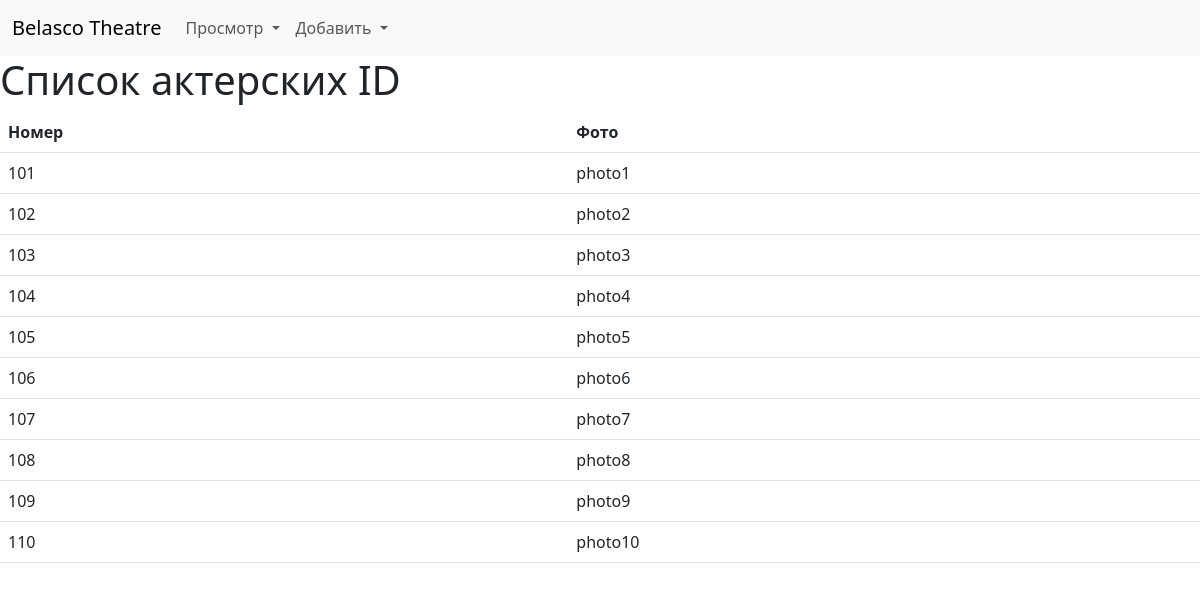
The app's page /actor_ids/, older data.
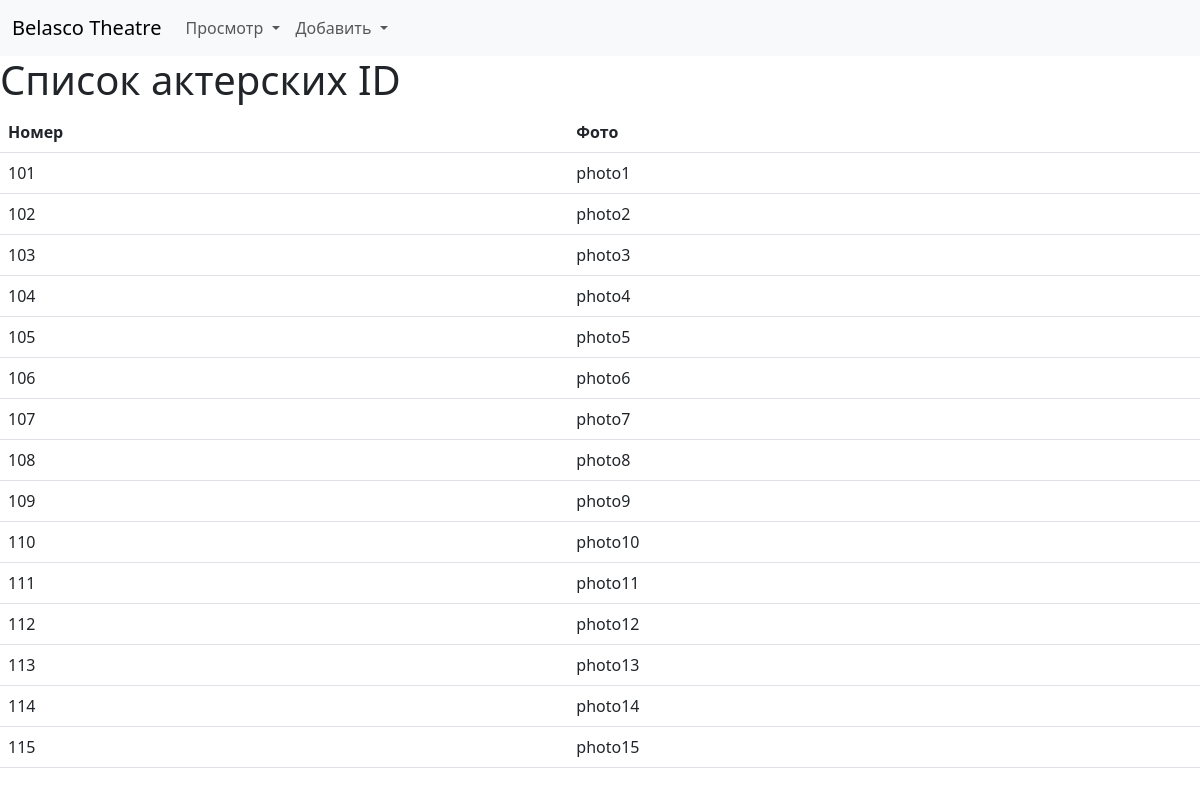
The same page, newer data.
### core/models.py (models this page shows, shortened)
class ActorId(models.Model):
    number = models.CharField(
        'Номер', max_length=255, unique=True, primary_key=True
    )
    photo = models.CharField('Фото', max_length=255, null=True)
    class Meta:
        verbose_name = 'ID-карта'
        verbose_name_plural = 'ID-карты'
        ordering = ('number',)

### core/views.py (the view)
# urls.py: path('actor_ids/', views.ActorIdList.as_view(), name='actor_ids'),
class ActorIdList(ListView):
    model = models.ActorId
    template_name = 'core/actor_ids.html'
    context_object_name = 'actor_ids'

### core/templates/core/actor_ids.html (shortened to what this page needs)
{% extends 'core/base.html' %}
{% block content %}
    <h1>Список актерских ID</h1>
    <table class="table table-hover">
        <thead>
            <tr>
                <th scope="col">Номер</th>
                <th scope="col">Фото</th>
            </tr>
        </thead>
        <tbody>
            {% for actor_id in actor_ids %}
                <tr>
                    <td>{{ actor_id.number }}</td>
                    <td>{{ actor_id.photo }}</td>
                </tr>
            {% endfor %}
        </tbody>
    </table>
{% endblock %}

### core/templates/core/base.html (shortened to what this page needs)
<!doctype html>
<html lang="en">
    <head>
        <link href="https://cdn.jsdelivr.net/npm/bootstrap@5.3.0-alpha3/dist/css/bootstrap.min.css"
              rel="stylesheet"
>
    </head>
    <body>
        <nav class="navbar navbar-expand-lg bg-body-tertiary">
            <div class="container-fluid">
                <a class="navbar-brand" href="#">Belasco Theatre</a>
                <div class="collapse navbar-collapse" id="navbarNavDropdown">
                    <ul class="navbar-nav">
                        <li class="nav-item dropdown">
                            <a class="nav-link dropdown-toggle"
                               href="#" role="button"
                               data-bs-toggle="dropdown"
                               aria-expanded="false">
                            Просмотр
                            </a>
                        </li>
                        <li class="nav-item dropdown">
                            <a class="nav-link dropdown-toggle"
                               href="#" role="button"
                               data-bs-toggle="dropdown"
                               aria-expanded="false">
                            Добавить
                            </a>
                        </li>
                    </ul>
                </div>
            </div>
        </nav>
        {% block content %}{% endblock %}
    </body>
</html>

Row changes from the older to the newer data that the page shows:
added ActorId: number "111", photo "photo11"
added ActorId: number "112", photo "photo12"
added ActorId: number "113", photo "photo13"
added ActorId: number "114", photo "photo14"
added ActorId: number "115", photo "photo15"
